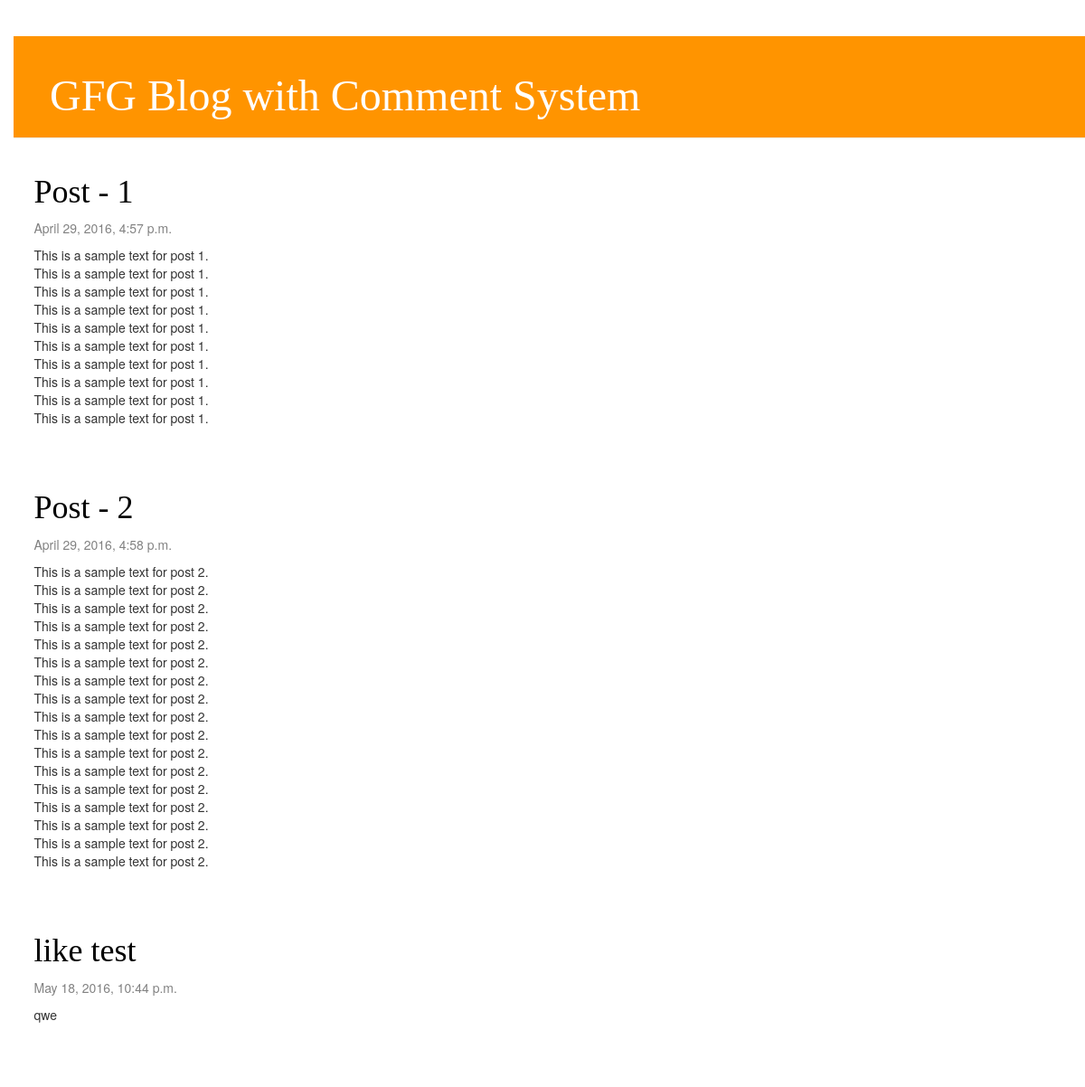
The page / on the database its author committed.
### blog/models.py (models this page shows, shortened)
class Post(models.Model):
    author = models.ForeignKey('auth.User')
    title = models.CharField(max_length=200)
    text = models.TextField()
    created_date = models.DateTimeField(
            default=timezone.now)
    published_date = models.DateTimeField(
            blank=True, null=True)
    enable_comments = models.BooleanField("Enable comments", default=True)

### blog/views.py (the view)
# urls.py: url(r'^$', views.post_list, name='post_list'),
def post_list(request):
    posts = Post.objects.filter(published_date__lte=timezone.now()).order_by('published_date')
    return render(request, 'blog/post_list.html', {'posts': posts})

### blog/templates/blog/post_list.html
{% extends 'blog/base.html' %}
{% block content %}
    {% for post in posts %}
        <div class="post">
            <h1><a href="{% url 'post_detail' pk=post.pk %}">{{ post.title }}</a></h1>
            <div class="date">
                {{ post.published_date }}
            </div>
            <p>{{ post.text|linebreaks }}</p>
        </div>
    {% endfor %}
{% endblock %}

### blog/static/css/blog.css (style rules this page uses)
h1 a { color: #FCA205; font-family: 'Lobster'; }
body { padding-left: 15px; }
h1, h2, h3, h4 { font-family: 'Lobster', cursive; }
.date { color: #828282; }
.post { margin-bottom: 70px; }
.post h1 a, .post h1 a:visited { color: #000000; }

### rows shown on the page
Post: title "Post - 1", published_date "April 29, 2016, 4:57 p.m.", text "This is a sample text for post 1. This is a sample text for post 1. This is a sample text for post 1. This is a sample text for post 1. This is a sample text for post 1. This is a sample text for post 1. This is a sample text for post 1. This is a sample text for post 1. This is a sample text for post 1. This is a sample text for post 1."
Post: title "Post - 2", published_date "April 29, 2016, 4:58 p.m.", text "This is a sample text for post 2. This is a sample text for post 2. This is a sample text for post 2. This is a sample text for post 2. This is a sample text for post 2. This is a sample text for post 2. This is a sample text for post 2. This is a sample text for post 2. This is a sample text for post 2. This is a sample text for post 2. This is a sample text for post 2. This is a sample text for post 2. This is a sample text for post 2. This is a sample text for post 2. This is a sample text for post 2. This is a sample text for post 2. This is a sample text for post 2."
Post: title "like test", published_date "May 18, 2016, 10:44 p.m.", text "qwe"
